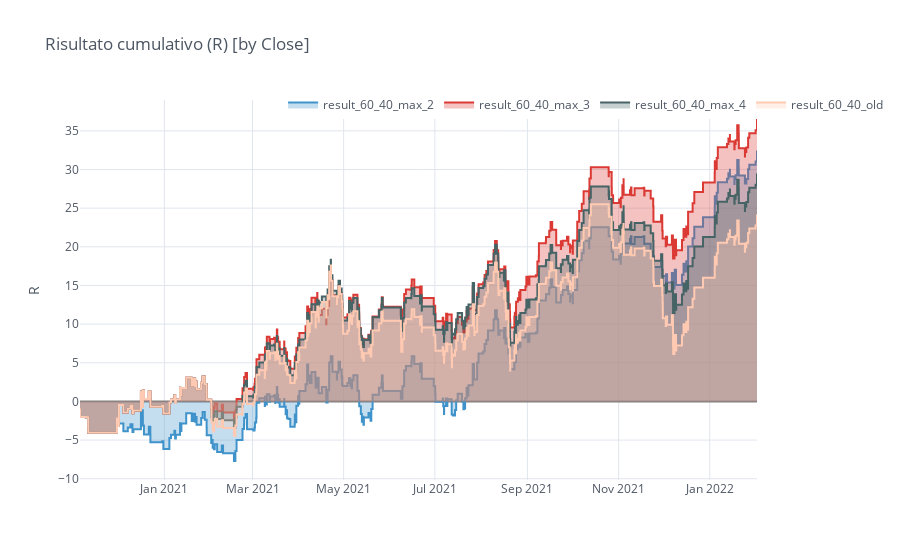

The code cell stored with this chart in its notebook:
### Code cell
merged.cumsum().iplot(kind='scatter', connectgaps=True, interpolation='hv', 
                      title='Risultato cumulativo (R) [by Close]', width=2, legend='top',
                      yTitle='R', fill=True, zerolinecolor='grey', opacity=1, colors=cf_colors)

### Figure 1 — Plotly figure (JSON) as saved in the notebook; plotly's stock layout.template omitted (floating-point values rounded to 4 significant figures; data arrays with more than 128 entries replaced by an {"elided": "..."} marker saying what was removed)
{"data": [{"connectgaps": true, "fill": "tozeroy", "fillcolor": "rgba(63, 147, 202, 0.3)", "line": {"color": "rgba(63, 147, 202, 1.0)", "dash": "solid", "shape": "hv", "width": 2}, "mode": "lines", "name": "result_60_40_max_2", "text": "", "type": "scatter", "x": {"elided": "399 str values"}, "y": {"elided": "399 mixed values"}}, {"connectgaps": true, "fill": "tozeroy", "fillcolor": "rgba(219, 58, 52, 0.3)", "line": {"color": "rgba(219, 58, 52, 1.0)", "dash": "solid", "shape": "hv", "width": 2}, "mode": "lines", "name": "result_60_40_max_3", "text": "", "type": "scatter", "x": {"elided": "399 str values"}, "y": {"elided": "399 mixed values"}}, {"connectgaps": true, "fill": "tozeroy", "fillcolor": "rgba(70, 99, 101, 0.3)", "line": {"color": "rgba(70, 99, 101, 1.0)", "dash": "solid", "shape": "hv", "width": 2}, "mode": "lines", "name": "result_60_40_max_4", "text": "", "type": "scatter", "x": {"elided": "399 str values"}, "y": {"elided": "399 mixed values"}}, {"connectgaps": true, "fill": "tozeroy", "fillcolor": "rgba(255, 202, 177, 0.3)", "line": {"color": "rgba(255, 202, 177, 1.0)", "dash": "solid", "shape": "hv", "width": 2}, "mode": "lines", "name": "result_60_40_old", "text": "", "type": "scatter", "x": {"elided": "399 str values"}, "y": {"elided": "399 float values"}}], "layout": {"legend": {"bgcolor": "#FFFFFF", "font": {"color": "#4D5663"}, "orientation": "h", "x": 0.3, "y": 0.95, "yanchor": "bottom"}, "paper_bgcolor": "#FFFFFF", "plot_bgcolor": "#FFFFFF", "showlegend": true, "title": {"font": {"color": "#4D5663"}, "text": "Risultato cumulativo (R) [by Close]"}, "xaxis": {"gridcolor": "#E1E5ED", "showgrid": true, "tickfont": {"color": "#4D5663"}, "title": {"font": {"color": "#4D5663"}, "text": ""}, "zerolinecolor": "grey"}, "yaxis": {"gridcolor": "#E1E5ED", "showgrid": true, "tickfont": {"color": "#4D5663"}, "title": {"font": {"color": "#4D5663"}, "text": "R"}, "zerolinecolor": "grey"}}}
